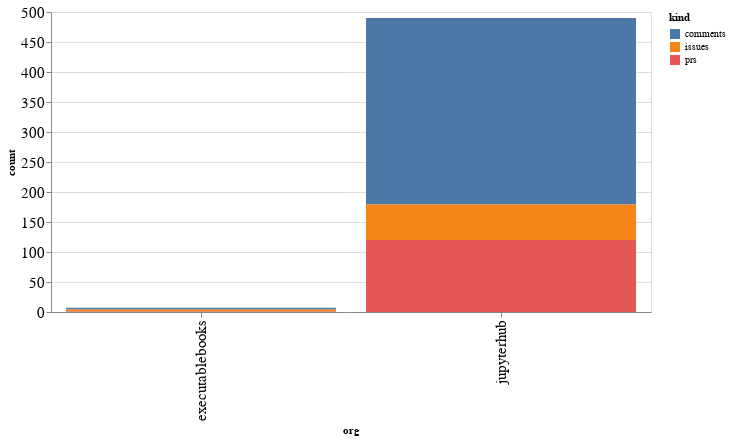

Notebook code for this chart:
### Code cell
alt.Chart(org_summaries, width=600).mark_bar().encode(
    x='org',
    y='count',
    color='kind',
    tooltip="org"
)

### Figure 1 — Vega-Lite specification as saved in the notebook (floating-point values rounded to 4 significant figures)
{"config": {"axisLeft": {"labelFontSize": 15}, "axisBottom": {"labelFontSize": 15}}, "data": {"name": "data-fa90413c849c8a4b1d8af2577161c983"}, "mark": "bar", "encoding": {"color": {"type": "nominal", "field": "kind"}, "tooltip": {"type": "nominal", "field": "org"}, "x": {"type": "nominal", "field": "org"}, "y": {"type": "quantitative", "field": "count"}}, "width": 600, "$schema": "https://vega.github.io/schema/vega-lite/v4.8.1.json", "datasets": {"data-fa90413c849c8a4b1d8af2577161c983": [{"org": "executablebooks", "kind": "comments", "count": 3}, {"org": "executablebooks", "kind": "issues", "count": 3}, {"org": "executablebooks", "kind": "prs", "count": 1}, {"org": "jupyterhub", "kind": "comments", "count": 311}, {"org": "jupyterhub", "kind": "issues", "count": 59}, {"org": "jupyterhub", "kind": "prs", "count": 120}]}}
